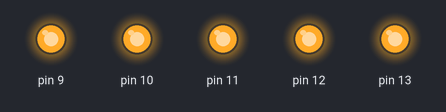
The sketch below on a simulated Arduino Uno, built with avr-gcc and run on an emulated ATmega328P. Shown: output pins drawn as LEDs (lit = HIGH).

Above: at 0.1 s.
Timing chart, 0 to 1.6 s (numbered marks = the images above):
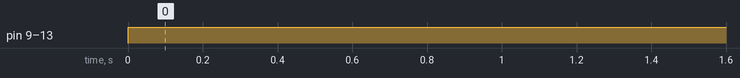

The sketch:

FeuTricolore.ino
```cpp
/*
  Feu de circulation
  Allume le feux pietons et le feu tricolore comme un feu de circulation
 */

// ce sont des contantes du programme. La valeur ne changera pas
const byte PIETON_ROUGE = 13;
const byte PIETON_VERT = 12;
const byte VOITURE_ROUGE = 11;
const byte VOITURE_ORANGE = 10;
const byte VOITURE_VERT = 9;

const byte VOITURE = 1;
const byte TRANSITION = 2;
const byte PIETON = 3;
const byte phases[] =  { VOITURE, VOITURE, VOITURE, TRANSITION,
                          PIETON, PIETON, PIETON };

const int DUREE = 3000; // 3 secondes
const long interval = 500; // 0,5 seconde


// ce sont des variables. Leur valeur va changer au cours du programme
unsigned long dernierTemps = 0;
int etat = LOW;
int phase = 0;

// Cette fonction est utilisee quand on demarre l'Arduino
void setup() {
  // initialise tous les pins
  for (int l=VOITURE_VERT; l<=PIETON_ROUGE; l++) {
    pinMode(l, OUTPUT);
  }
  Serial.begin(SERIAL_8N1);
}

// cette fonction est appellee en boucle
void loop() {
  // Etape 1 : Allume tout

  changeEtatTout(HIGH);


  // Etape2 : Clignote tout
/*
  unsigned long maintenant = millis();

  if (maintenant - dernierTemps >= interval) {
    // releve le temps pour le prochain passage
    dernierTemps = maintenant;

    inverseEtat();
    changeEtatTout(etat);
  }
*/

  // Etape3 : 3 phases
/*
  unsigned long maintenant = millis();
  int t = round(maintenant / 1000 % 7);
  Serial.println(t, DEC);
  int phase =  phases[t];
  changeEtatTout(LOW);
  switch (phase) {
      case VOITURE:
         digitalWrite(VOITURE_VERT, HIGH);
         digitalWrite(PIETON_ROUGE, HIGH);
         break;
      case TRANSITION:
         digitalWrite(VOITURE_ORANGE, HIGH);
         digitalWrite(PIETON_ROUGE, HIGH);
         break;
      case PIETON:
         digitalWrite(VOITURE_ROUGE, HIGH);
         digitalWrite(PIETON_VERT, HIGH);
         break;
      default:
         changeEtatTout(HIGH); // debug
         break;
  }
*/
}

void changeEtatTout(int nouvelEtat) {
  for (int l=VOITURE_VERT; l<=PIETON_ROUGE; l++) {
    digitalWrite(l, nouvelEtat);
  }
}

void inverseEtat() {
    // retourne l'etat. si c'est allume, on eteint et vice-versa
    if (etat == LOW) {
      etat = HIGH;
    } else {
      etat = LOW;
    }
}
```

Measured:
- by itself, pin 9–13: LOW → HIGH at 0.00 s
